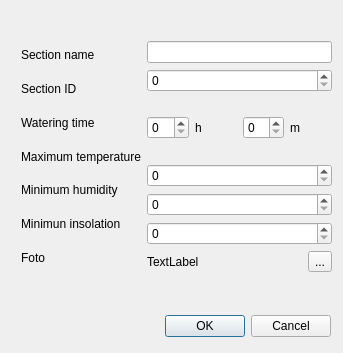
<?xml version="1.0" encoding="UTF-8"?>
<ui version="4.0">
 <class>SectionSettings</class>
 <widget class="QDialog" name="SectionSettings">
  <property name="geometry">
   <rect>
    <x>0</x>
    <y>0</y>
    <width>343</width>
    <height>353</height>
   </rect>
  </property>
  <property name="windowTitle">
   <string>Dialog</string>
  </property>
  <widget class="QDialogButtonBox" name="buttonBox">
   <property name="geometry">
    <rect>
     <x>130</x>
     <y>310</y>
     <width>201</width>
     <height>32</height>
    </rect>
   </property>
   <property name="orientation">
    <enum>Qt::Horizontal</enum>
   </property>
   <property name="standardButtons">
    <set>QDialogButtonBox::Cancel|QDialogButtonBox::Ok</set>
   </property>
  </widget>
  <widget class="QWidget" name="">
   <property name="geometry">
    <rect>
     <x>21</x>
     <y>41</y>
     <width>311</width>
     <height>231</height>
    </rect>
   </property>
   <layout class="QHBoxLayout" name="horizontalLayout_3">
    <item>
     <layout class="QVBoxLayout" name="verticalLayout">
      <item>
       <widget class="QLabel" name="label_2">
        <property name="text">
         <string>Section name</string>
        </property>
       </widget>
      </item>
      <item>
       <widget class="QLabel" name="label_6">
        <property name="text">
         <string>Section ID</string>
        </property>
       </widget>
      </item>
      <item>
       <widget class="QLabel" name="label">
        <property name="text">
         <string>Watering time</string>
        </property>
       </widget>
      </item>
      <item>
       <widget class="QLabel" name="label_3">
        <property name="text">
         <string>Maximum temperature</string>
        </property>
       </widget>
      </item>
      <item>
       <widget class="QLabel" name="label_4">
        <property name="text">
         <string>Minimum humidity</string>
        </property>
       </widget>
      </item>
      <item>
       <widget class="QLabel" name="label_5">
        <property name="text">
         <string>Minimun insolation</string>
        </property>
       </widget>
      </item>
      <item>
       <widget class="QLabel" name="label_9">
        <property name="text">
         <string>Foto</string>
        </property>
       </widget>
      </item>
     </layout>
    </item>
    <item>
     <layout class="QVBoxLayout" name="verticalLayout_2">
      <item>
       <widget class="QLineEdit" name="le_sectionName"/>
      </item>
      <item>
       <widget class="QSpinBox" name="sb_id"/>
      </item>
      <item>
       <layout class="QHBoxLayout" name="horizontalLayout">
        <item>
         <widget class="QSpinBox" name="sb_timeHours">
          <property name="maximum">
           <number>23</number>
          </property>
         </widget>
        </item>
        <item>
         <widget class="QLabel" name="label_7">
          <property name="text">
           <string>h</string>
          </property>
         </widget>
        </item>
        <item>
         <widget class="QSpinBox" name="sb_timeMinutes">
          <property name="maximum">
           <number>59</number>
          </property>
         </widget>
        </item>
        <item>
         <widget class="QLabel" name="label_8">
          <property name="text">
           <string>m</string>
          </property>
         </widget>
        </item>
       </layout>
      </item>
      <item>
       <widget class="QSpinBox" name="sb_maxTemp">
        <property name="maximum">
         <number>100</number>
        </property>
       </widget>
      </item>
      <item>
       <widget class="QSpinBox" name="sb_minHum">
        <property name="maximum">
         <number>100</number>
        </property>
       </widget>
      </item>
      <item>
       <widget class="QSpinBox" name="sb_minIns">
        <property name="maximum">
         <number>100</number>
        </property>
       </widget>
      </item>
      <item>
       <layout class="QHBoxLayout" name="horizontalLayout_2">
        <item>
         <widget class="QLabel" name="lbl_fotoPath">
          <property name="text">
           <string>TextLabel</string>
          </property>
         </widget>
        </item>
        <item>
         <widget class="QToolButton" name="toolButton">
          <property name="text">
           <string>...</string>
          </property>
         </widget>
        </item>
       </layout>
      </item>
     </layout>
    </item>
   </layout>
  </widget>
 </widget>
 <resources/>
 <connections>
  <connection>
   <sender>buttonBox</sender>
   <signal>accepted()</signal>
   <receiver>SectionSettings</receiver>
   <slot>accept()</slot>
   <hints>
    <hint type="sourcelabel">
     <x>248</x>
     <y>254</y>
    </hint>
    <hint type="destinationlabel">
     <x>157</x>
     <y>274</y>
    </hint>
   </hints>
  </connection>
  <connection>
   <sender>buttonBox</sender>
   <signal>rejected()</signal>
   <receiver>SectionSettings</receiver>
   <slot>reject()</slot>
   <hints>
    <hint type="sourcelabel">
     <x>316</x>
     <y>260</y>
    </hint>
    <hint type="destinationlabel">
     <x>286</x>
     <y>274</y>
    </hint>
   </hints>
  </connection>
 </connections>
</ui>
